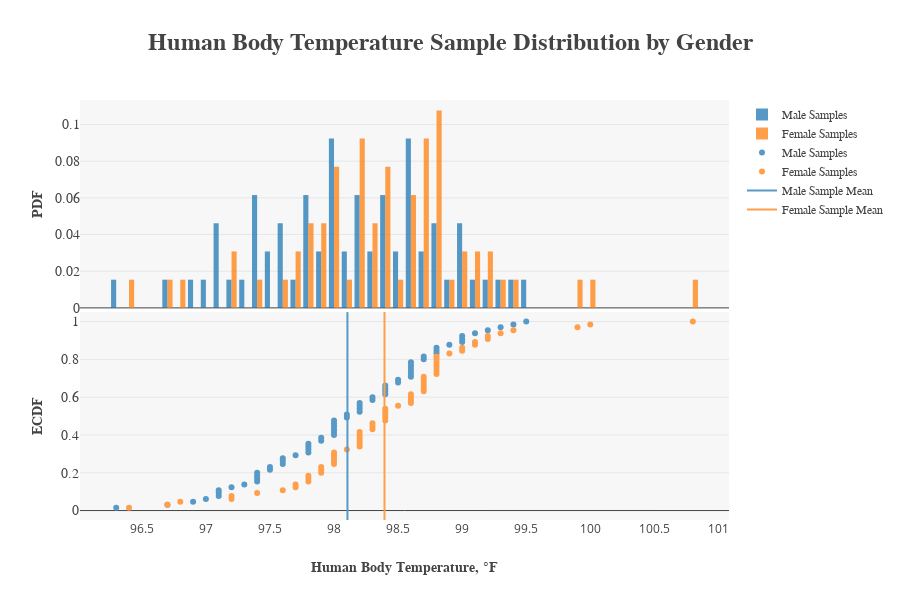

The notebook cell saved with this chart:
### Markdown cell above
We need to start this statistical inference analysis by setting up some hypothesis testing parameters. The parameters I used are as follows:  
  
**Null Hypothesis:** The difference between Male and Female Population Mean Human Body Temperatures is equal to 0 degrees F  
**Alternative Hypothesis:** The diffence between Male and Female Population Mean Human Body Temperatures is NOT equal to 0 degrees F  
**Confidence Interval:** 95%  
**Signifigence Level:** 5%

### Code cell
male_samples = df.temperature[df.gender == "M"]
female_samples = df.temperature[df.gender == "F"]
male_mean = np.mean(male_samples)
female_mean = np.mean(female_samples)
x_mmean, y_mmean = np.array([[male_mean, male_mean], [-0.05, 1.05]])
x_fmean, y_fmean = np.array([[female_mean, female_mean], [-0.05, 1.05]])
x_male, y_male = ecdf(male_samples)
x_female, y_female = ecdf(female_samples)

trace0 = go.Histogram(name="Male Samples", x=male_samples, histnorm="probability", 
                      opacity=0.75, nbinsx=50)
trace1 = go.Histogram(name="Female Samples", x=female_samples, histnorm="probability", 
                      opacity=0.75, nbinsx=50)
trace2 = go.Scatter(name="Male Samples", x=x_male, y=y_male, mode="markers", 
                    marker=dict(color="rgba(87, 153, 199, 1)"))
trace3 = go.Scatter(name="Female Samples", x=x_female, y=y_female, mode="markers",
                    marker=dict(color="rgba(255, 159, 74, 1)"))
trace4 = go.Scatter(name="Male Sample Mean", x=x_mmean, y=y_mmean, mode="lines",
                    line=dict(color="rgba(87, 153, 199, 1)"))
trace5 = go.Scatter(name="Female Sample Mean", x=x_fmean, y=y_fmean, mode="lines",
                    line=dict(color="rgba(255, 159, 74, 1)"))

fig = py.tools.make_subplots(rows=2, cols=1, shared_xaxes=True, vertical_spacing=0.01)
fig.append_trace(trace0, 1, 1)
fig.append_trace(trace1, 1, 1)
fig.append_trace(trace2, 2, 1)
fig.append_trace(trace3, 2, 1)
fig.append_trace(trace4, 2, 1)
fig.append_trace(trace5, 2, 1)

fig["layout"].update(
    plot_bgcolor="rgb(247,247,247)",
    legend=dict(font=dict(family="serif", size=12)),
    height=600,
    title="<b>Human Body Temperature Sample Distribution by Gender</b>",
    titlefont=dict(family="serif", size=24),
    yaxis1=dict(title="<b>PDF</b>", titlefont=dict(family="serif", size=14),
               tickfont=dict(family="serif", size=14)), 
    yaxis2=dict(title="<b>ECDF</b>", titlefont=dict(family="serif", size=14), dtick=0.2,
               tickfont=dict(family="serif", size=14), range=[-0.05, 1.05]),
    xaxis1=dict(title="<b>Human Body Temperature, {0}F</b>".format(u'\xb0'), dtick=0.5,
               titlefont=dict(family="serif", size=14)))

py.offline.iplot(fig)

pop_mean_diff = 0
sample_mean_diff = abs(male_mean - female_mean)
sample_mean_diff_stdv = (np.var(male_samples) / len(male_samples) 
                         + np.var(female_samples) / len(female_samples)) ** 0.5
t = (sample_mean_diff - pop_mean_diff) / (sample_mean_diff_stdv / (len(male_samples) 
                                                                   + len(female_samples)) ** 0.5)
t_p = stats.t.sf(np.abs(t), (len(male_samples) + len(female_samples)) - 1) * 2 # two-sided p-value

print("The null hypothesis difference between the male and female population mean is " 
      + str(pop_mean_diff) + "{0}F.".format(u'\xb0'))
print("The difference between male and female sample means is " + str(sample_mean_diff) 
      + "{0}F.".format(u'\xb0'))
print("The standard deviation of the difference between male and female sample mean is " 
      + str(sample_mean_diff_stdv) + "{0}F.".format(u'\xb0'))
print("The t-statistic for this inference is " + str(t) + ".")
print("The degree of freedom for this sample set is " + str((len(male_samples) + len(female_samples)) - 1) + ".")
print("The probability that the difference between Male and Female Population Mean Human Body Temperature is equal to 0{0}F is "
      .format(u'\xb0') + str(t_p) + " when considering the provided sample data.")

### Figure 1 — Plotly figure (JSON) as saved in the notebook; plotly's stock layout.template omitted (floating-point values rounded to 4 significant figures)
{"data": [{"histnorm": "probability", "name": "Male Samples", "nbinsx": 50, "opacity": 0.75, "type": "histogram", "x": [97.8, 99.2, 98, 98.8, 98.2, 98.2, 99.4, 98.2, 98.6, 98.4, 97.8, 98.1, 98.3, 98.5, 98.6, 99.3, 99.5, 99.1, 98.3, 98.4, 96.9, 97.2, 97.4, 97.4, 97.9, 97.1, 98.6, 98.2, 97.6, 98.4, 98.6, 97.4, 98.6, 98.9, 98, 98.8, 99, 98.8, 98.4, 97.4, 97.6, 98, 97.5, 97.1, 98, 98.7, 98.1, 97.8, 97.1, 97.8, 98, 99, 98.5, 97.6, 96.7, 97, 98.6, 97.3, 99, 98, 98.7, 97.5, 96.3, 97.7, 97.9], "xaxis": "x1", "yaxis": "y1"}, {"histnorm": "probability", "name": "Female Samples", "nbinsx": 50, "opacity": 0.75, "type": "histogram", "x": [99.3, 98.4, 99.2, 98, 98.4, 98.6, 98.8, 96.7, 98.7, 97.8, 98.8, 98.3, 97.2, 98.3, 98, 97.8, 98.2, 98.4, 97.6, 97.9, 96.4, 98.4, 99, 97.9, 98.9, 98.3, 98.5, 98.2, 98.6, 98.8, 98.2, 99.1, 98.2, 98.7, 97.4, 98.7, 98.1, 97.7, 98, 98.8, 99.2, 98.6, 98.6, 100, 98.8, 96.8, 99.9, 98.7, 98.8, 98, 99.4, 98.7, 98.8, 98, 98.2, 99.1, 100.8, 97.8, 98.4, 97.7, 97.9, 99, 97.2, 98.2, 98.7], "xaxis": "x1", "yaxis": "y1"}, {"marker": {"color": "rgba(87, 153, 199, 1)"}, "mode": "markers", "name": "Male Samples", "type": "scatter", "x": [96.3, 96.7, 96.9, 97, 97.1, 97.1, 97.1, 97.2, 97.3, 97.4, 97.4, 97.4, 97.4, 97.5, 97.5, 97.6, 97.6, 97.6, 97.7, 97.8, 97.8, 97.8, 97.8, 97.9, 97.9, 98, 98, 98, 98, 98, 98, 98.1, 98.1, 98.2, 98.2, 98.2, 98.2, 98.3, 98.3, 98.4, 98.4, 98.4, 98.4, 98.5, 98.5, 98.6, 98.6, 98.6, 98.6, 98.6, 98.6, 98.7, 98.7, 98.8, 98.8, 98.8, 98.9, 99, 99, 99, 99.1, 99.2, 99.3, 99.4, 99.5], "xaxis": "x1", "y": [0.01538, 0.03077, 0.04615, 0.06154, 0.07692, 0.09231, 0.1077, 0.1231, 0.1385, 0.1538, 0.1692, 0.1846, 0.2, 0.2154, 0.2308, 0.2462, 0.2615, 0.2769, 0.2923, 0.3077, 0.3231, 0.3385, 0.3538, 0.3692, 0.3846, 0.4, 0.4154, 0.4308, 0.4462, 0.4615, 0.4769, 0.4923, 0.5077, 0.5231, 0.5385, 0.5538, 0.5692, 0.5846, 0.6, 0.6154, 0.6308, 0.6462, 0.6615, 0.6769, 0.6923, 0.7077, 0.7231, 0.7385, 0.7538, 0.7692, 0.7846, 0.8, 0.8154, 0.8308, 0.8462, 0.8615, 0.8769, 0.8923, 0.9077, 0.9231, 0.9385, 0.9538, 0.9692, 0.9846, 1], "yaxis": "y2"}, {"marker": {"color": "rgba(255, 159, 74, 1)"}, "mode": "markers", "name": "Female Samples", "type": "scatter", "x": [96.4, 96.7, 96.8, 97.2, 97.2, 97.4, 97.6, 97.7, 97.7, 97.8, 97.8, 97.8, 97.9, 97.9, 97.9, 98, 98, 98, 98, 98, 98.1, 98.2, 98.2, 98.2, 98.2, 98.2, 98.2, 98.3, 98.3, 98.3, 98.4, 98.4, 98.4, 98.4, 98.4, 98.5, 98.6, 98.6, 98.6, 98.6, 98.7, 98.7, 98.7, 98.7, 98.7, 98.7, 98.8, 98.8, 98.8, 98.8, 98.8, 98.8, 98.8, 98.9, 99, 99, 99.1, 99.1, 99.2, 99.2, 99.3, 99.4, 99.9, 100, 100.8], "xaxis": "x1", "y": [0.01538, 0.03077, 0.04615, 0.06154, 0.07692, 0.09231, 0.1077, 0.1231, 0.1385, 0.1538, 0.1692, 0.1846, 0.2, 0.2154, 0.2308, 0.2462, 0.2615, 0.2769, 0.2923, 0.3077, 0.3231, 0.3385, 0.3538, 0.3692, 0.3846, 0.4, 0.4154, 0.4308, 0.4462, 0.4615, 0.4769, 0.4923, 0.5077, 0.5231, 0.5385, 0.5538, 0.5692, 0.5846, 0.6, 0.6154, 0.6308, 0.6462, 0.6615, 0.6769, 0.6923, 0.7077, 0.7231, 0.7385, 0.7538, 0.7692, 0.7846, 0.8, 0.8154, 0.8308, 0.8462, 0.8615, 0.8769, 0.8923, 0.9077, 0.9231, 0.9385, 0.9538, 0.9692, 0.9846, 1], "yaxis": "y2"}, {"line": {"color": "rgba(87, 153, 199, 1)"}, "mode": "lines", "name": "Male Sample Mean", "type": "scatter", "x": [98.1, 98.1], "xaxis": "x1", "y": [-0.05, 1.05], "yaxis": "y2"}, {"line": {"color": "rgba(255, 159, 74, 1)"}, "mode": "lines", "name": "Female Sample Mean", "type": "scatter", "x": [98.39, 98.39], "xaxis": "x1", "y": [-0.05, 1.05], "yaxis": "y2"}], "layout": {"height": 600, "legend": {"font": {"family": "serif", "size": 12}}, "plot_bgcolor": "rgb(247,247,247)", "title": "<b>Human Body Temperature Sample Distribution by Gender</b>", "titlefont": {"family": "serif", "size": 24}, "xaxis1": {"anchor": "y2", "domain": [0, 1], "dtick": 0.5, "title": "<b>Human Body Temperature, °F</b>", "titlefont": {"family": "serif", "size": 14}}, "yaxis1": {"anchor": "free", "domain": [0.505, 1], "position": 0, "tickfont": {"family": "serif", "size": 14}, "title": "<b>PDF</b>", "titlefont": {"family": "serif", "size": 14}}, "yaxis2": {"anchor": "x1", "domain": [0, 0.495], "dtick": 0.2, "range": [-0.05, 1.05], "tickfont": {"family": "serif", "size": 14}, "title": "<b>ECDF</b>", "titlefont": {"family": "serif", "size": 14}}}}
